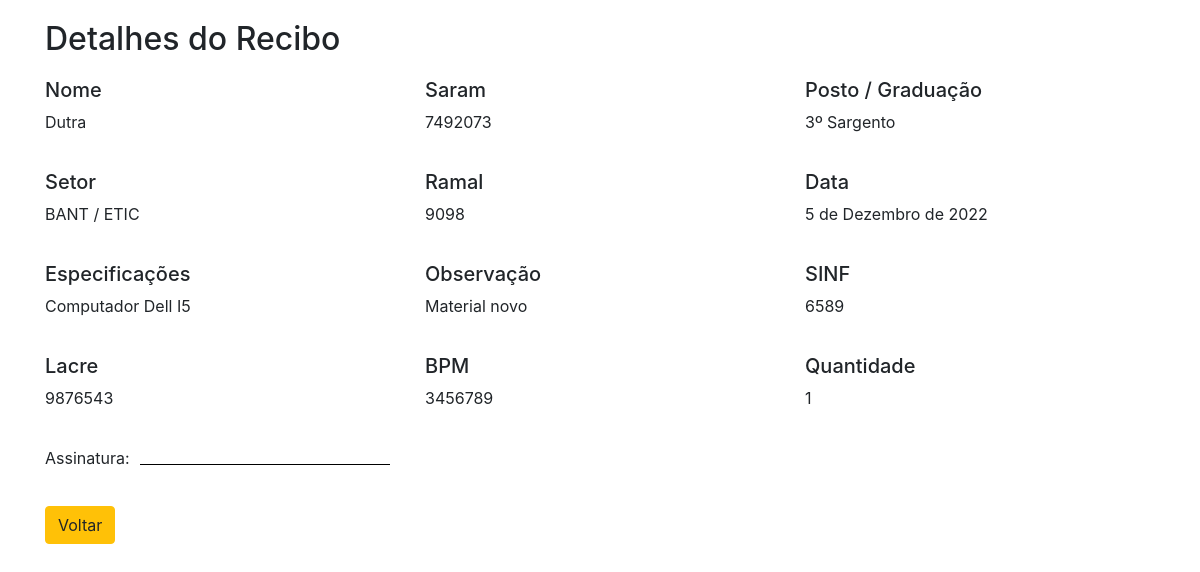
The page /3/detail/ on the database as committed earlier.
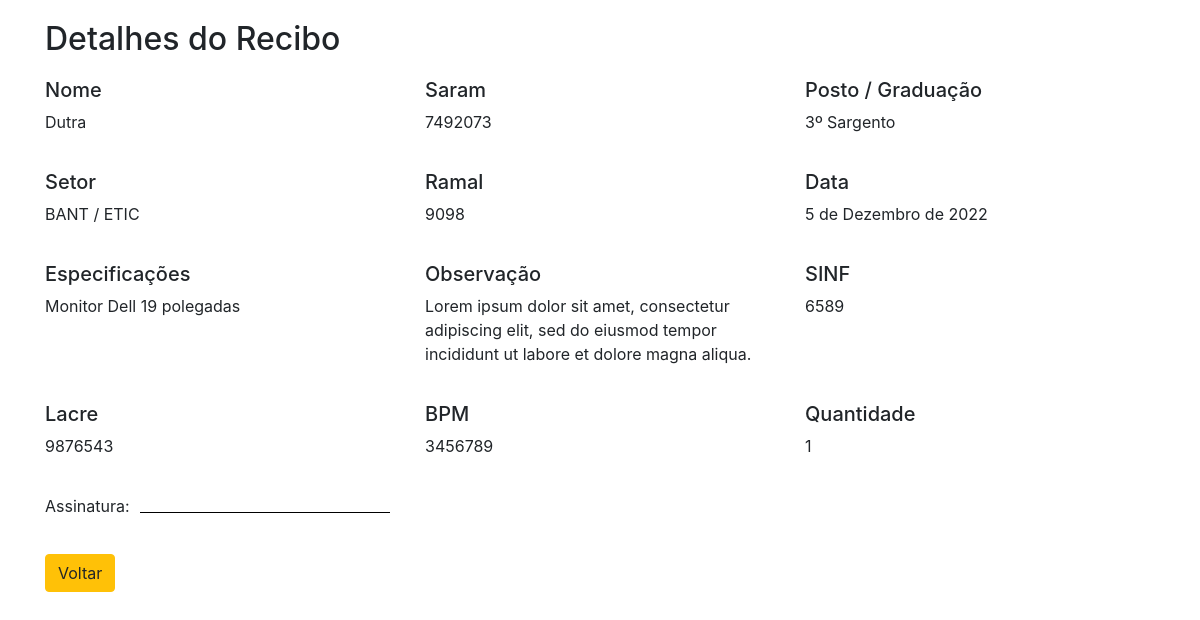
The same page on the database as committed later.
### recibo_e_cautela/models.py (models this page shows, shortened)
class Base(models.Model):
    criados = models.DateField('Criação', auto_now_add=True)
    modificado = models.DateField('Atualização', auto_now=True)
    ativo = models.BooleanField('Ativo?', default=True)
    class Meta:
        abstract = True

class Recibo(Base):
    nome = models.CharField('Nome', max_length=100)
    saram = models.CharField('Saram', max_length=7)
    graduacao = models.CharField('Posto / Graduação', max_length=100)
    setor = models.CharField('Setor / Seção', max_length=100)
    ramal = models.CharField('Ramal', max_length=4)
    data = models.DateField('Data', default=datetime.date.today())
    especificacoes = models.CharField('Especifiações', max_length=200)
    observacao = models.CharField('Observação', max_length=500)
    sinf = models.CharField('SINF', max_length=4)
    lacre = models.CharField('Lacre', max_length=7)
    bmp = models.CharField('BMP', max_length=10)
    quantidade = models.IntegerField('Quantidade', max_length=100)

### recibo_e_cautela/views.py (the view)
# urls.py: path('<int:pk>/detail/', DetailReciboView.as_view(), name='detail_recibo')
class DetailReciboView(DetailView):
    models = Recibo
    template_name = 'recibo_detail.html'
    queryset = Recibo.objects
    context_object_name = 'recibo'

### recibo_e_cautela/templates/recibo_detail.html
{% extends 'base.html' %}
{% block content %}
  <div class="content">
    <h2>Detalhes do Recibo</h2>
    <div class="row block-detail">
      <div class="col-4">
        <h5>Nome</h5>
        <p>{{ recibo.nome }}</p>
      </div>
      <div class="col-4">
        <h5>Saram</h5>
        <p>{{ recibo.saram }}</p>
      </div>
      <div class="col-4">
        <h5>Posto / Graduação</h5>
        <p>{{ recibo.graduacao }}</p>
      </div>
    </div>
    <div class="row block-detail">
      <div class="col-4">
        <h5>Setor</h5>
        <p>{{ recibo.setor }}</p>
      </div>
      <div class="col-4">
        <h5>Ramal</h5>
        <p>{{ recibo.ramal }}</p>
      </div>
      <div class="col-4">
        <h5>Data</h5>
        <p>{{ recibo.data }}</p>
      </div>
    </div>
    <div class="row block-detail">
      <div class="col-4">
        <h5>Especificações</h5>
        <p>{{ recibo.especificacoes }}</p>
      </div>
      <div class="col-4">
        <h5>Observação</h5>
        <p>{{ recibo.observacao }}</p>
      </div>
      <div class="col-4">
        <h5>SINF</h5>
        <p>{{ recibo.sinf }}</p>
      </div>
    </div>
    <div class="row block-detail">
      <div class="col-4">
        <h5>Lacre</h5>
        <p>{{ recibo.lacre }}</p>
      </div>
      <div class="col-4">
        <h5>BPM</h5>
        <p>{{ recibo.bmp }}</p>
      </div>
      <div class="col-4">
        <h5>Quantidade</h5>
        <p>{{ recibo.quantidade }}</p>
      </div>
    </div>
    <div class="row block-detail">
      <div class="assinatura">
        <p>Assinatura:</p>
      </div>
      <div class="line">
        <hr>
      </div>
    </div>
    <a href="{% url 'recibos' %}" class="btn btn-warning">Voltar</a>
  </div>
{% endblock %}

Rows that differ between the two databases and show on the page:
changed Recibo "Dutra": especificacoes "Computador Dell I5" → "Monitor Dell 19 polegadas"; observacao "Material novo" → "Lorem ipsum dolor sit amet, consectetur adipiscing elit, sed do eiusmod tempor incididunt ut labore et dolore magna aliqua."
